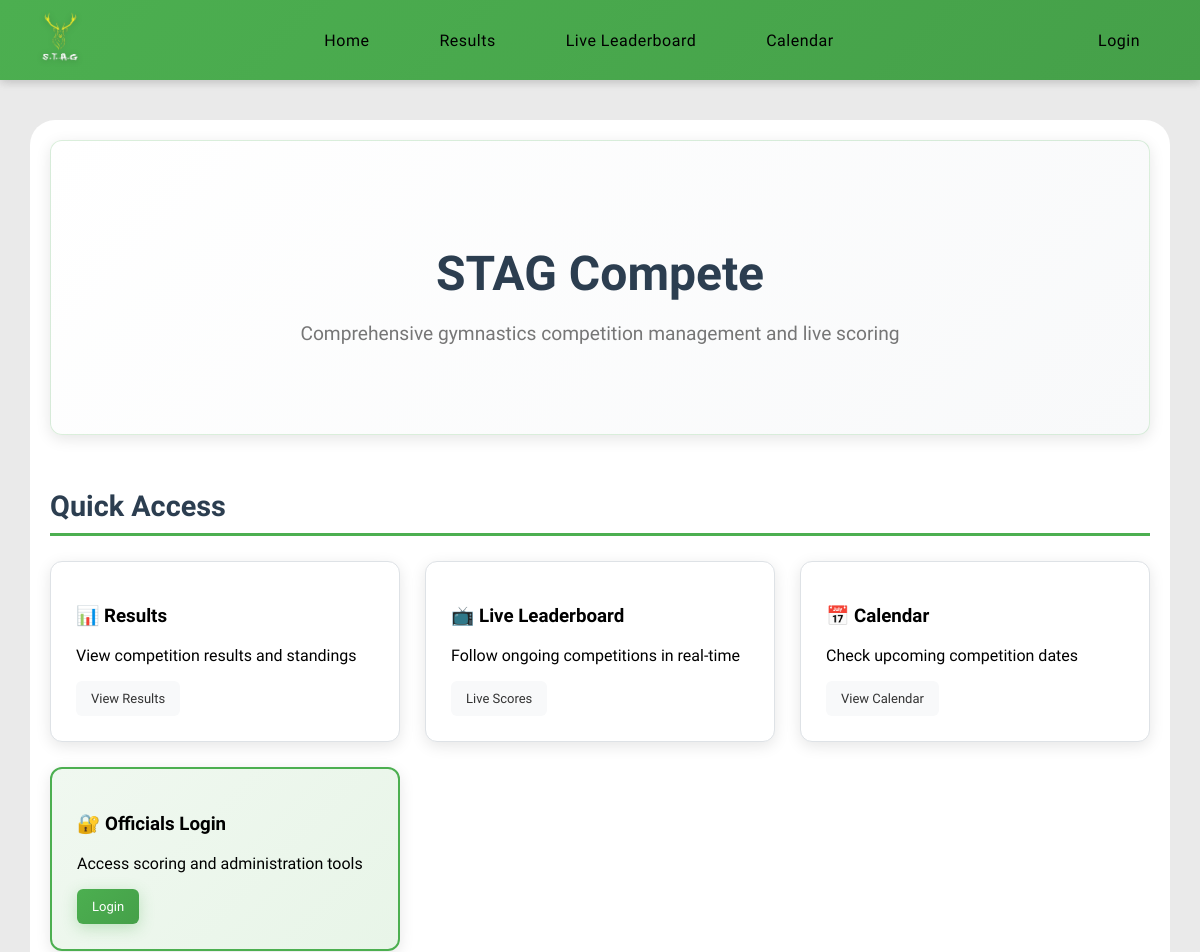
Before: / (upper part) with the older database file.
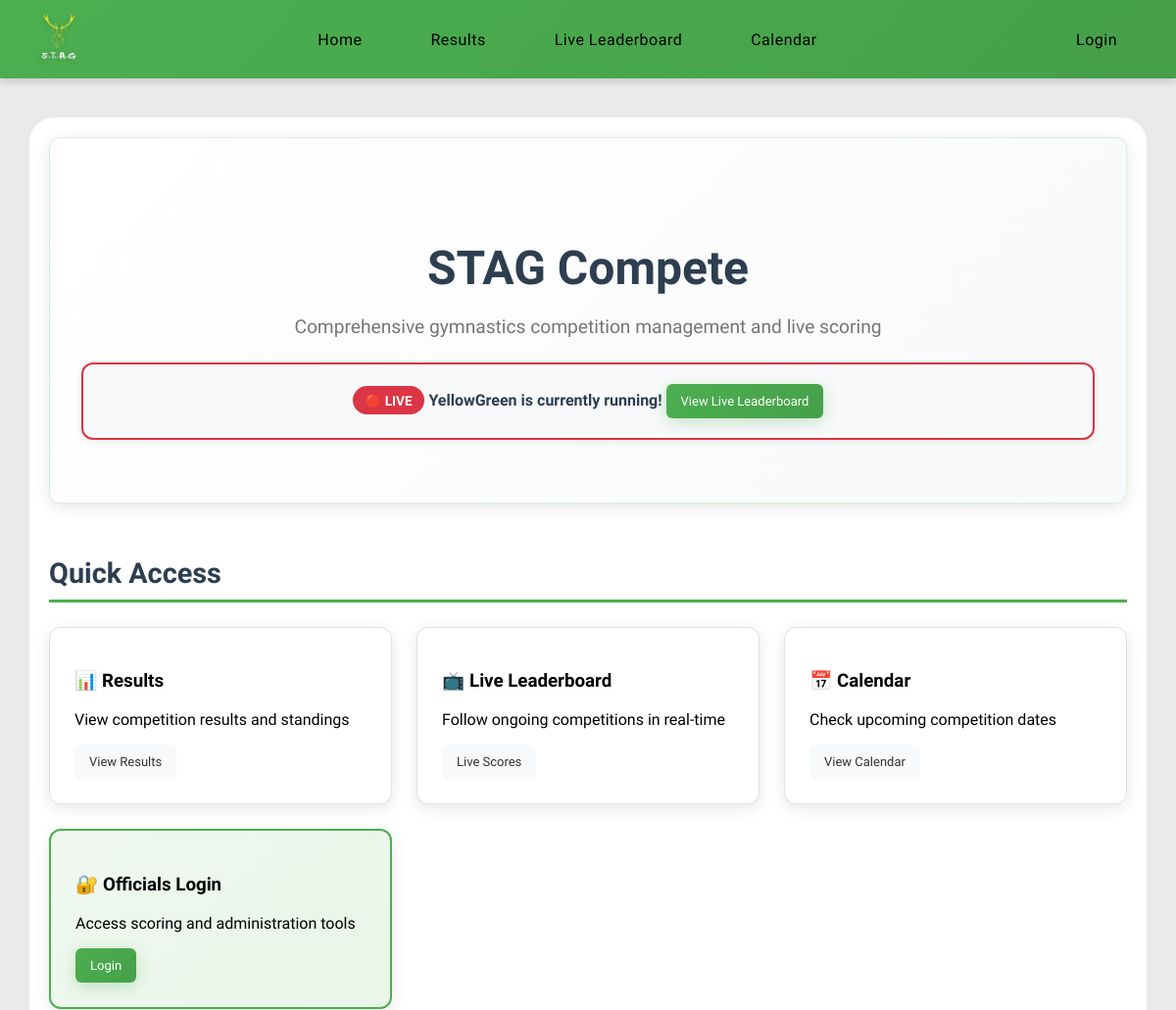
After: the same page with the newer database file.
### models.py (models this page shows)
class Competitions(db.Model):
    __tablename__ = 'competitions'
    id = db.Column(
        db.Integer, primary_key=True
    )
    season_id = db.Column(
        db.Integer, db.ForeignKey('seasons.id'), nullable=False
    )
    name = db.Column(
        db.String(50), nullable=False
    )
    address = db.Column(
        db.String(100), nullable=False
    )
    competition_date = db.Column(
        db.Date, nullable=True
    )
    status = db.Column(
        db.String(20), nullable=False, default='draft'
    )
    started_at = db.Column(
        db.DateTime, nullable=True
    )
    ended_at = db.Column(
        db.DateTime, nullable=True
    )
    entries = db.relationship(
        'Entries', backref='competitions'
    )
    season = db.relationship(
        'Seasons', backref='competitions'
    )

### routes/home.py (the view)
@main.route('/')
def home():
    upcoming_competitions = models.Competitions.query.filter(
        models.Competitions.competition_date >= datetime.now().date(),
        models.Competitions.status.in_(['draft', 'live'])
    ).order_by(models.Competitions.competition_date).limit(3).all()
    live_competitions = models.Competitions.query.filter(
        models.Competitions.status == 'live'
    ).all()
    recent_results = models.Competitions.query.filter(
        models.Competitions.status == 'ended'
    ).order_by(models.Competitions.ended_at.desc()).limit(3).all()
    return render_template('home.html',
                           upcoming_competitions=upcoming_competitions,
                           live_competitions=live_competitions,
                           recent_results=recent_results)

### routes/__init__.py (called while the page is built)
@main.context_processor  # Ensures this is run before any other routes
def inject_user():
    return dict(
        logged_in='user_id' in session,
        user_roles=session.get('roles', []),
        is_admin='admin' in session.get('roles', []),
        is_judge='judges' in session.get('roles', []),
        user_id=session.get('user_id')
    )

### templates/home.html (shortened to what this page needs)
{% extends 'layout.html' %}
{% block content %}
<div class="content">
    <section class="hero-section">
        <div class="hero-content">
            <h1 class="hero-title">STAG Compete</h1>
            <p class="hero-subtitle">Comprehensive gymnastics competition management and live scoring</p>
            {% if live_competitions %}
            <div class="live-alert">
                <span class="live-badge">🔴 LIVE</span>
                {% for comp in live_competitions %}
                <strong>{{ comp.name }} is currently running!</strong>
                {% endfor %}
                <a href="{{ url_for('main.live') }}" class="btn btn-primary">View Live Leaderboard</a>
            </div>
            {% endif %}
        </div>
    </section>
    <section class="quick-actions">
        <h2>Quick Access</h2>
        <div class="action-grid">
            <div class="action-card">
                <h3>📊 Results</h3>
                <p>View competition results and standings</p>
                <a href="{{ url_for('main.results') }}" class="btn btn-secondary">View Results</a>
            </div>
            <div class="action-card">
                <h3>📺 Live Leaderboard</h3>
                <p>Follow ongoing competitions in real-time</p>
                <a href="{{ url_for('main.live') }}" class="btn btn-secondary">Live Scores</a>
            </div>
            <div class="action-card">
                <h3>📅 Calendar</h3>
                <p>Check upcoming competition dates</p>
                <a href="{{ url_for('main.calendar_view') }}" class="btn btn-secondary">View Calendar</a>
            </div>
            {% if not logged_in %}
            <div class="action-card official-login">
                <h3>🔐 Officials Login</h3>
                <p>Access scoring and administration tools</p>
                <a href="{{ url_for('main.login') }}" class="btn btn-primary">Login</a>
            </div>
            {% endif %}
        </div>
    </section>
</div>
{% endblock %}

Changed rows visible on the page:
now on this page (row edited): Competitions: name "YellowGreen"
Other visible differences:
text now shown: "🔴 LIVE View Live Leaderboard"
